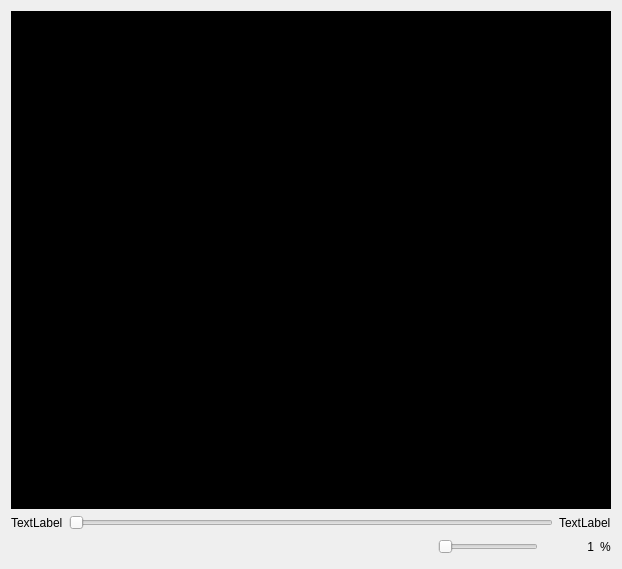
<?xml version="1.0" encoding="UTF-8"?>
<ui version="4.0">
 <class>MediaPlayDlg</class>
 <widget class="QDialog" name="MediaPlayDlg">
  <property name="geometry">
   <rect>
    <x>0</x>
    <y>0</y>
    <width>622</width>
    <height>569</height>
   </rect>
  </property>
  <property name="windowTitle">
   <string>Vlc Media Player</string>
  </property>
  <property name="windowIcon">
   <iconset resource="../resouce.qrc">
    <normaloff>:/images/vlc.ico</normaloff>:/images/vlc.ico</iconset>
  </property>
  <layout class="QVBoxLayout" name="verticalLayout">
   <item>
    <widget class="QFrame" name="videoFrame">
     <property name="sizePolicy">
      <sizepolicy hsizetype="Expanding" vsizetype="Expanding">
       <horstretch>0</horstretch>
       <verstretch>0</verstretch>
      </sizepolicy>
     </property>
     <property name="palette">
      <palette>
       <active>
        <colorrole role="Window">
         <brush brushstyle="SolidPattern">
          <color alpha="255">
           <red>0</red>
           <green>0</green>
           <blue>0</blue>
          </color>
         </brush>
        </colorrole>
       </active>
       <inactive>
        <colorrole role="Window">
         <brush brushstyle="SolidPattern">
          <color alpha="255">
           <red>0</red>
           <green>0</green>
           <blue>0</blue>
          </color>
         </brush>
        </colorrole>
       </inactive>
       <disabled>
        <colorrole role="Window">
         <brush brushstyle="SolidPattern">
          <color alpha="255">
           <red>0</red>
           <green>0</green>
           <blue>0</blue>
          </color>
         </brush>
        </colorrole>
       </disabled>
      </palette>
     </property>
     <property name="autoFillBackground">
      <bool>true</bool>
     </property>
     <property name="frameShape">
      <enum>QFrame::StyledPanel</enum>
     </property>
     <property name="frameShadow">
      <enum>QFrame::Raised</enum>
     </property>
    </widget>
   </item>
   <item>
    <layout class="QHBoxLayout" name="horizontalLayout">
     <item>
      <widget class="QLabel" name="curtimeLabel">
       <property name="toolTip">
        <string>Current Time</string>
       </property>
       <property name="text">
        <string>TextLabel</string>
       </property>
      </widget>
     </item>
     <item>
      <widget class="QSlider" name="positionSlider">
       <property name="minimum">
        <number>1</number>
       </property>
       <property name="maximum">
        <number>1000</number>
       </property>
       <property name="orientation">
        <enum>Qt::Horizontal</enum>
       </property>
      </widget>
     </item>
     <item>
      <widget class="QLabel" name="totaltimeLabel">
       <property name="toolTip">
        <string>Remain/Total Time</string>
       </property>
       <property name="text">
        <string>TextLabel</string>
       </property>
      </widget>
     </item>
    </layout>
   </item>
   <item>
    <layout class="QHBoxLayout" name="horizontalLayout_2">
     <item>
      <widget class="QPushButton" name="exitButton">
       <property name="toolTip">
        <string>Power Off</string>
       </property>
       <property name="text">
        <string/>
       </property>
       <property name="icon">
        <iconset resource="../resouce.qrc">
         <normaloff>:/images/power.png</normaloff>:/images/power.png</iconset>
       </property>
       <property name="iconSize">
        <size>
         <width>32</width>
         <height>32</height>
        </size>
       </property>
       <property name="flat">
        <bool>true</bool>
       </property>
      </widget>
     </item>
     <item>
      <widget class="QPushButton" name="playButton">
       <property name="toolTip">
        <string>Play/Pause</string>
       </property>
       <property name="text">
        <string/>
       </property>
       <property name="icon">
        <iconset resource="../resouce.qrc">
         <normaloff>:/images/play.svg</normaloff>
         <normalon>:/images/pause.svg</normalon>:/images/play.svg</iconset>
       </property>
       <property name="iconSize">
        <size>
         <width>48</width>
         <height>48</height>
        </size>
       </property>
       <property name="checkable">
        <bool>true</bool>
       </property>
       <property name="flat">
        <bool>true</bool>
       </property>
      </widget>
     </item>
     <item>
      <spacer name="horizontalSpacer">
       <property name="orientation">
        <enum>Qt::Horizontal</enum>
       </property>
       <property name="sizeHint" stdset="0">
        <size>
         <width>40</width>
         <height>20</height>
        </size>
       </property>
      </spacer>
     </item>
     <item>
      <widget class="QPushButton" name="voiceButton">
       <property name="toolTip">
        <string>Sound/Mute</string>
       </property>
       <property name="text">
        <string/>
       </property>
       <property name="icon">
        <iconset resource="../resouce.qrc">
         <normaloff>:/images/sound.png</normaloff>
         <normalon>:/images/mute.png</normalon>:/images/sound.png</iconset>
       </property>
       <property name="iconSize">
        <size>
         <width>48</width>
         <height>48</height>
        </size>
       </property>
       <property name="checkable">
        <bool>true</bool>
       </property>
       <property name="flat">
        <bool>true</bool>
       </property>
      </widget>
     </item>
     <item>
      <widget class="QSlider" name="volumeSlider">
       <property name="sizePolicy">
        <sizepolicy hsizetype="Fixed" vsizetype="Fixed">
         <horstretch>0</horstretch>
         <verstretch>0</verstretch>
        </sizepolicy>
       </property>
       <property name="minimumSize">
        <size>
         <width>100</width>
         <height>0</height>
        </size>
       </property>
       <property name="toolTip">
        <string>Volume</string>
       </property>
       <property name="minimum">
        <number>1</number>
       </property>
       <property name="maximum">
        <number>100</number>
       </property>
       <property name="orientation">
        <enum>Qt::Horizontal</enum>
       </property>
      </widget>
     </item>
     <item>
      <widget class="QLabel" name="volumeLabel">
       <property name="minimumSize">
        <size>
         <width>50</width>
         <height>0</height>
        </size>
       </property>
       <property name="text">
        <string>1</string>
       </property>
       <property name="alignment">
        <set>Qt::AlignRight|Qt::AlignTrailing|Qt::AlignVCenter</set>
       </property>
      </widget>
     </item>
     <item>
      <widget class="QLabel" name="label">
       <property name="text">
        <string>%</string>
       </property>
      </widget>
     </item>
    </layout>
   </item>
  </layout>
 </widget>
 <resources>
  <include location="../resouce.qrc"/>
 </resources>
 <connections>
  <connection>
   <sender>exitButton</sender>
   <signal>clicked()</signal>
   <receiver>MediaPlayDlg</receiver>
   <slot>accept()</slot>
   <hints>
    <hint type="sourcelabel">
     <x>70</x>
     <y>526</y>
    </hint>
    <hint type="destinationlabel">
     <x>389</x>
     <y>201</y>
    </hint>
   </hints>
  </connection>
  <connection>
   <sender>volumeSlider</sender>
   <signal>valueChanged(int)</signal>
   <receiver>volumeLabel</receiver>
   <slot>setNum(int)</slot>
   <hints>
    <hint type="sourcelabel">
     <x>604</x>
     <y>512</y>
    </hint>
    <hint type="destinationlabel">
     <x>686</x>
     <y>513</y>
    </hint>
   </hints>
  </connection>
 </connections>
</ui>
